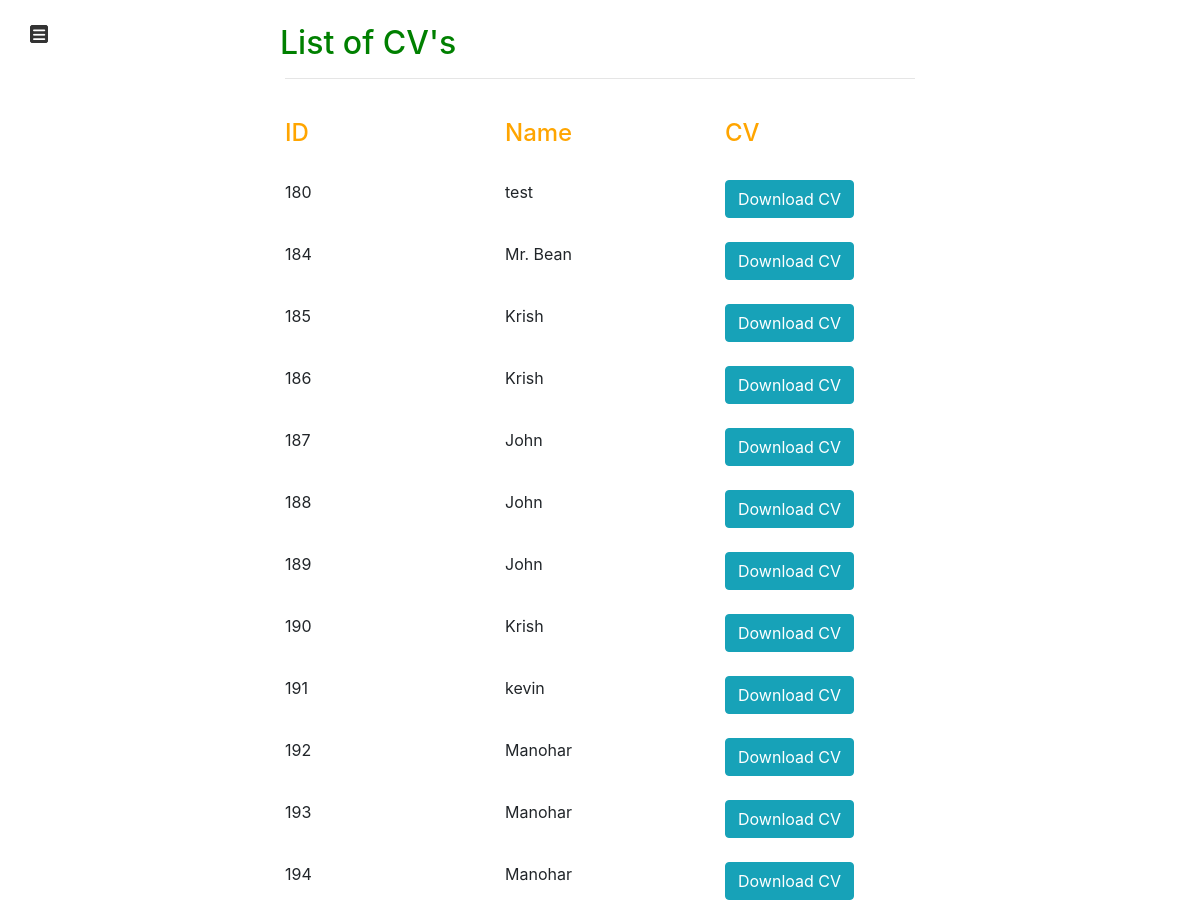
Before: /profiles_list with the older database file.
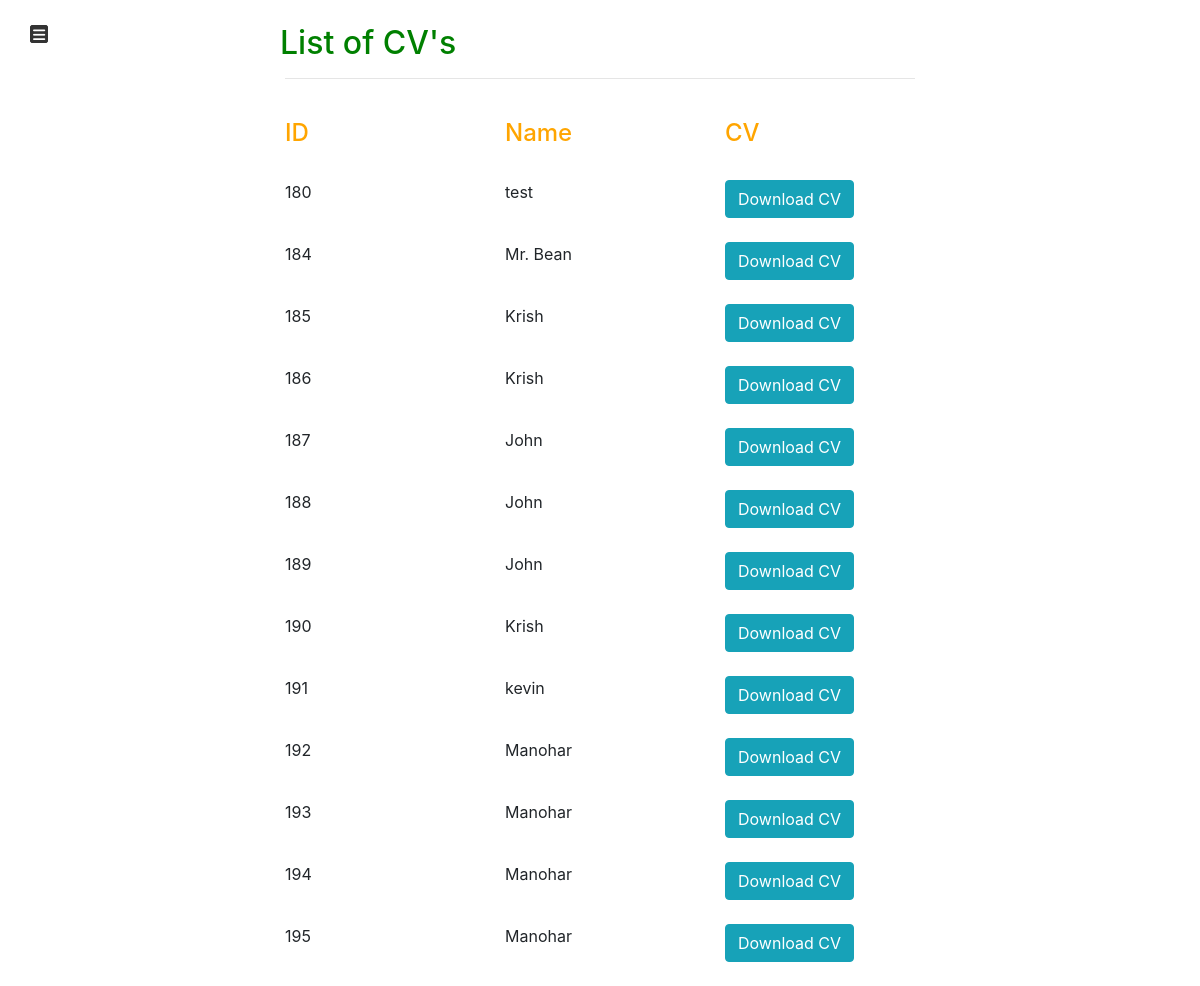
After: the same page with the newer database file.
### web_cv_generator_app/models.py (models this page shows)
class Profile(models.Model):
	print("I am in models.py-Profile")
	name = models.CharField(max_length=100, blank=False) # , default='anonymous', editable=True
	phone = models.CharField(max_length=100)
	email = models.CharField(max_length=100)
	your_place = models.CharField(max_length=200, null=True, blank=True)
	blog = models.CharField(max_length=200, null=True, blank=True)
	skills = models.TextField(max_length=200)
	summary = models.TextField(max_length=2000)
	languages = models.TextField(max_length=2000)
	hobbies = models.TextField(max_length=2000, null=True, blank=True)
	school_name = models.CharField(max_length=200, null=True, blank=True)
	school_board = models.CharField(max_length=200, null=True, blank=True)
	school_year = models.CharField(max_length=200, null=True, blank=True)
	degree_name = models.CharField(max_length=200, null=True, blank=True)
	degree_university = models.CharField(max_length=200, null=True, blank=True)
	degree_year = models.CharField(max_length=200, null=True, blank=True)
	experience1_role = models.CharField(max_length=200, default='')
	experience1_company = models.CharField(max_length=200, default='')
	experience1_year = models.CharField(max_length=200, default='')
	experience1_summary = models.TextField(max_length=2000, default='')
	experience2_role = models.CharField(max_length=200, null=True, blank=True)
	experience2_company = models.CharField(max_length=200, null=True, blank=True)
	experience2_year = models.CharField(max_length=200, null=True, blank=True)
	experience2_summary = models.TextField(max_length=2000, null=True, blank=True)
	experience3_role = models.CharField(max_length=200, null=True, blank=True)
	experience3_company = models.CharField(max_length=200, null=True, blank=True)
	experience3_year = models.CharField(max_length=200, null=True, blank=True)
	experience3_summary = models.TextField(max_length=2000, null=True, blank=True)
	experience4_role = models.CharField(max_length=200, null=True, blank=True)
	experience4_company = models.CharField(max_length=200, null=True, blank=True)
	experience4_year = models.CharField(max_length=200, null=True, blank=True)
	experience4_summary = models.TextField(max_length=2000, null=True, blank=True)
	"""
	# once you've written the above Text fields then to create a table in db execute following commands
	python manage.py makemigrations
	python manage.py migrate

	Now Check if this table is actually created in the backend. To login and check in "http://127.0.0.1:8000/admin"
	# create a super user

	# So in order to create the super user you simply type in Python

	python manage.py createsuperuser

	Now check in http://127.0.0.1:8000/admin

	# Now as you can see there's no model here because we are yet to register that model in the admin.py file as below
	from .models import Profile
	admin.site.register(Profile)
	"""

### web_cv_generator_app/views.py (the view)
# urls.py: path('profiles_list',views.profiles_list, name="profiles_list"),
def profiles_list(request):
	print("I am in views.py-profiles_list")
	profiles = Profile.objects.all()
	return render(request, 'profiles_list.html', {'profiles': profiles})

### my_dashboard_app/templates/profiles_list.html (shortened to what this page needs)
{% extends 'base.html' %}
{% load static %}
{% block content %}
<link rel="stylesheet" href="https://maxcdn.bootstrapcdn.com/bootstrap/4.0.0/css/bootstrap.min.css">
<link rel="stylesheet" href="{% static 'web_cv_generator_app/css/profiles_list.css' %}">
<div class="container">
	<div class=row-m-5>
		<div class="col-md-12">
			<h2 class="heading">List of CV's</h2>
		</div>
	</div>
	<hr>
	<br>
	<div class="row" id="row-names">
		<div class=col-md-4>
			<h4>ID</h4>
		</div>
		<div class=col-md-4>
			<h4>Name</h4>
		</div>
		<div class=col-md-4>
			<h4>CV</h4>
		</div>
	</div>
	<br>
	{% for profile in profiles %}
	<div class="row">
		<div class=col-md-4>
			{{ profile.id }}
		</div>
		<div class=col-md-4>
		{{ profile.name }}
		</div>
		<div class=col-md-4>
			<a href="/{{profile.id}}" class="btn btn-info">Download CV</a>
		</div>
	</div>
	<br>
	{% endfor %}
</div>
{% endblock %}

Changed rows visible on the page:
added Profile: id "195", name "Manohar"
